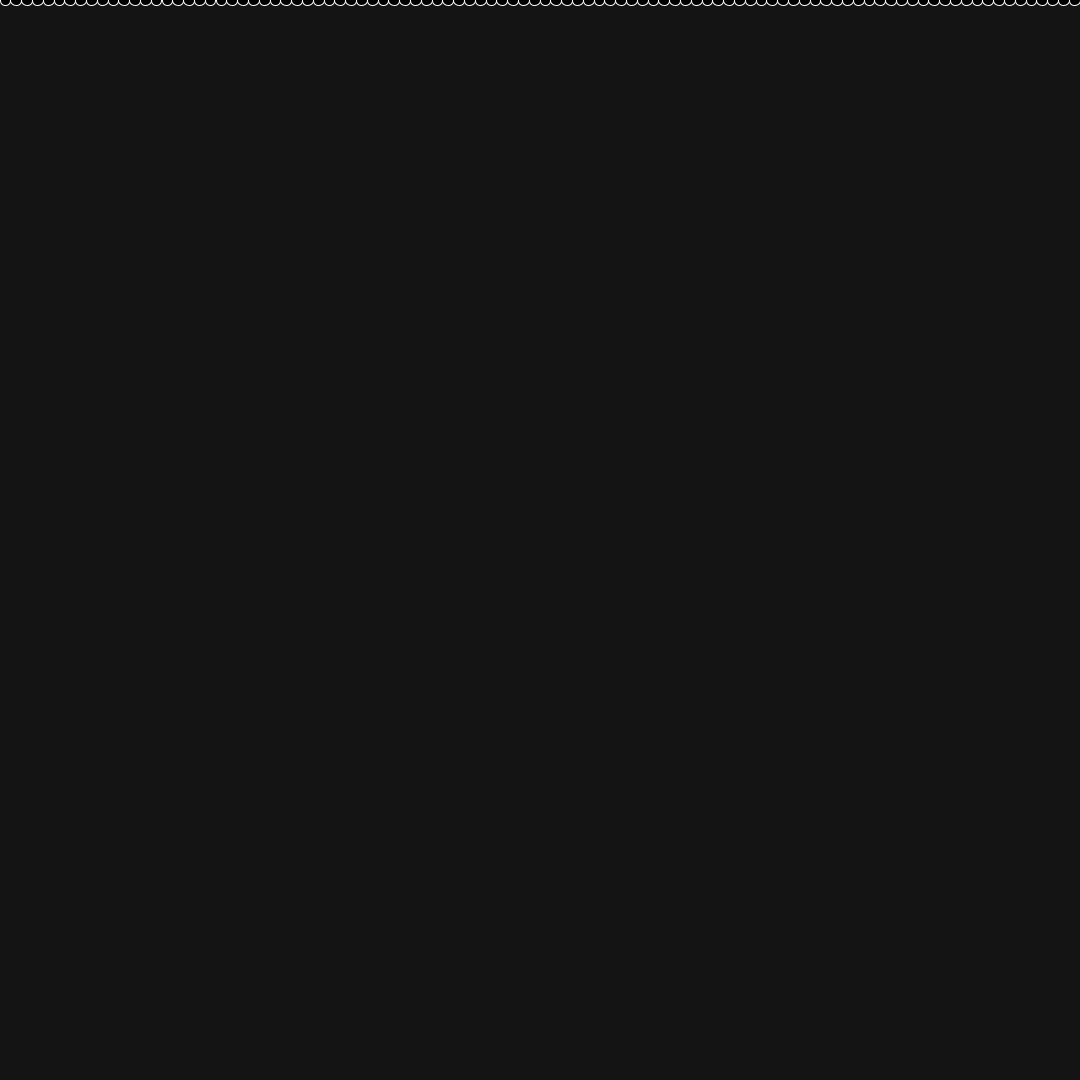
Frame 1 (no input)
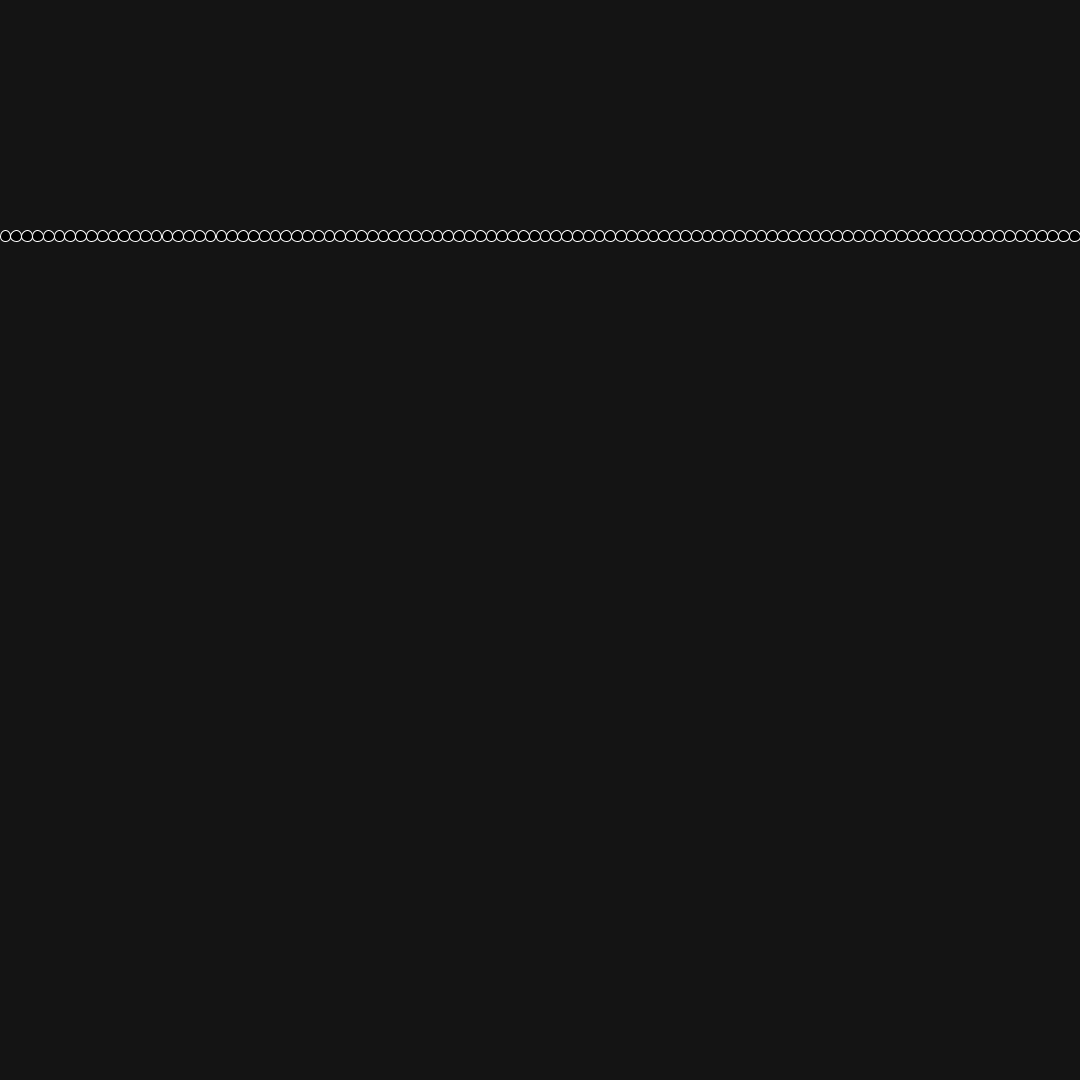
Frame 60 (the mouse pressed at the canvas centre just before this capture)
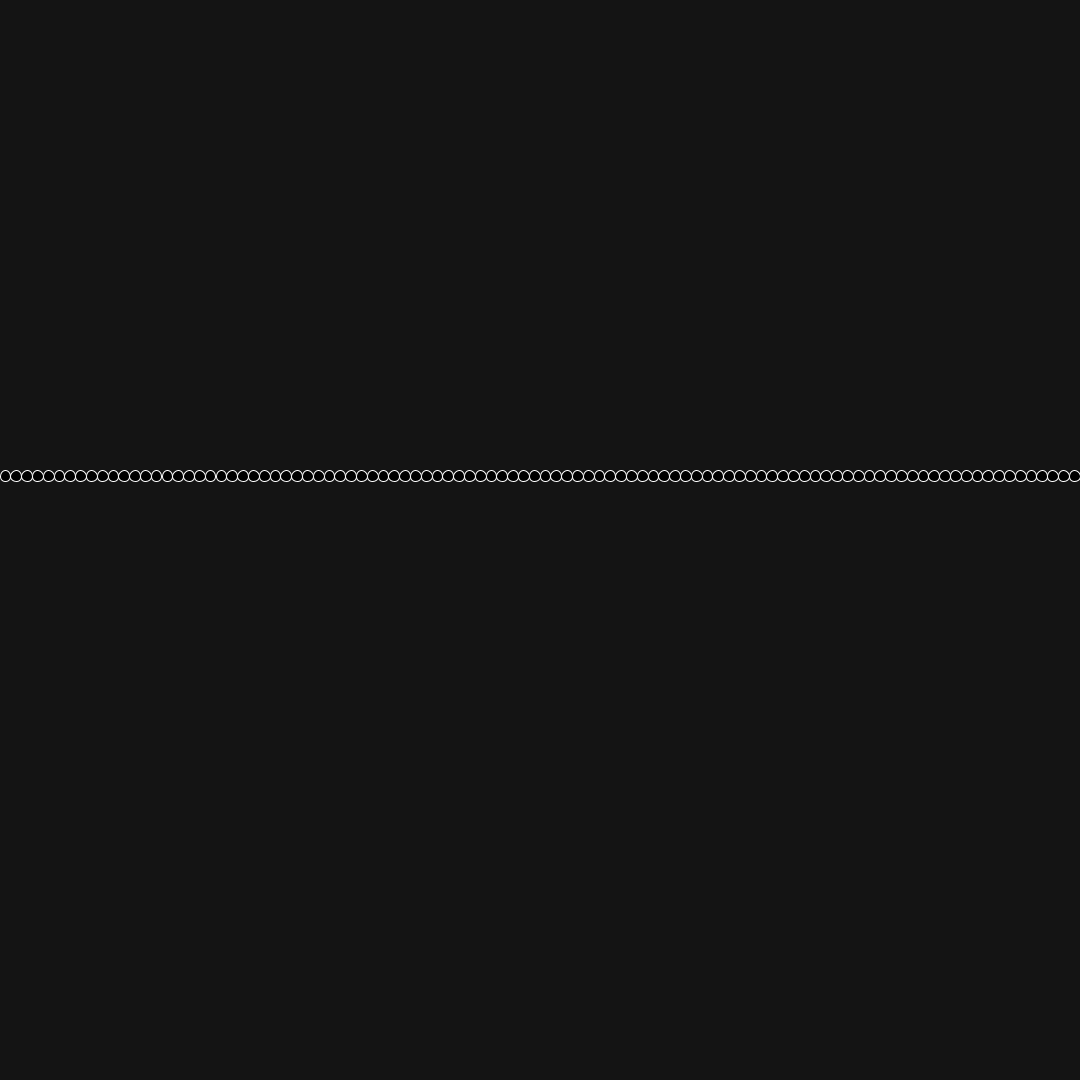
Frame 120 (the mouse held since frame 60 and released just before this capture)

The Processing sketch that drew these frames (run headless with seeded random() and noise(); from frame 60 on, the mouse is pressed at the canvas centre):

// Processing sketch: rain_01
// ── rain_01.pde
int numberOfDrops = 100;

// Let's use a variable to calculate how far apart we will place the shapes
float step;

float fallSpeed = 4;
float positionY = 0;

void setup(){
  size(1080, 1080);
  
  // we calculate how we can place all circles next to each other.
  step = float(width)/numberOfDrops;  
  stroke(255);
  fill(0);
  
}

void draw(){
  
  background(20);
  
  
  
  // We use a for loop to go through the array:
  for(int i = 0; i < numberOfDrops; i++){
    
    // we can calculate the x by using the i(ndex):
    // 0 * 10.8 = 0;
    // 1 * 10.8 = 10.8;
    // 2 * 10.8 = 21.6;
    // etc;
    // we also add half of the width of the cirlce, because it is drawn from the middle:
    float x = i*step + step/2; 
    
    ellipse(x, positionY, step, step);
     
  }
  
  // Increase the Y position with the speed
  positionY += fallSpeed;
  
}
